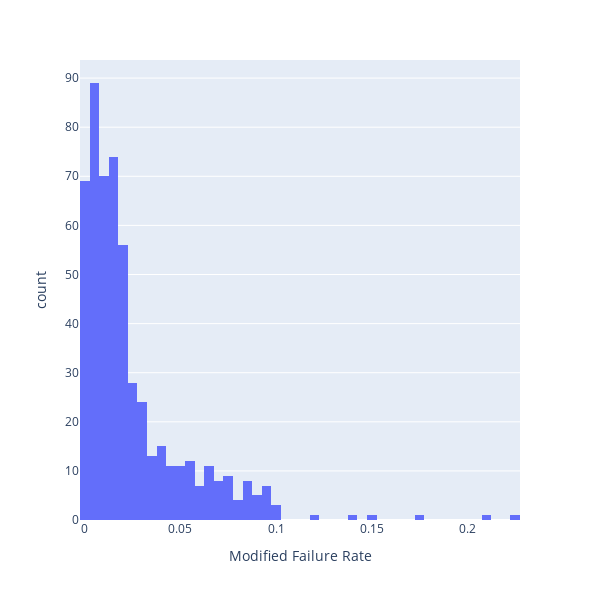

The cell this chart's notebook holds for it:
### Code cell
fig = px.histogram(df, x="FR",
                   labels={
                     "FR": "Modified Failure Rate"
                   },
                   width=600, height=600)
fig.show()

### Figure 1 — Plotly figure (JSON) as saved in the notebook; plotly's stock layout.template omitted (floating-point values rounded to 4 significant figures; data arrays with more than 128 entries replaced by an {"elided": "..."} marker saying what was removed)
{"data": [{"alignmentgroup": "True", "bingroup": "x", "hovertemplate": "Modified Failure Rate=%{x}<br>count=%{y}<extra></extra>", "legendgroup": "", "marker": {"color": "#636efa", "pattern": {"shape": ""}}, "name": "", "offsetgroup": "", "orientation": "v", "showlegend": false, "type": "histogram", "x": {"elided": "540 float values"}, "xaxis": "x", "yaxis": "y"}], "layout": {"barmode": "relative", "height": 600, "legend": {"tracegroupgap": 0}, "margin": {"t": 60}, "width": 600, "xaxis": {"anchor": "y", "domain": [0, 1], "title": {"text": "Modified Failure Rate"}}, "yaxis": {"anchor": "x", "domain": [0, 1], "title": {"text": "count"}}}}
